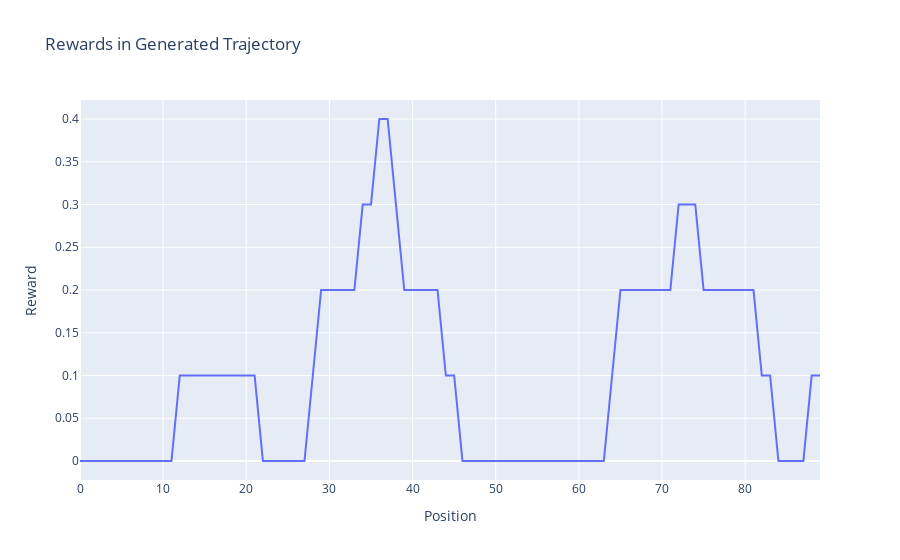

Here is the notebook cell this chart was saved with:
### Code cell
# Get rewards from the generated trajectory
rewards = generated_trajectory[:, 1::2].float()
# Moving average of rewards
moving_avg_rewards = [rewards.squeeze()[i-10:i].mean() for i in range(11, len(rewards.squeeze())+1)]
# Plotly line plot
fig = px.line(y=moving_avg_rewards, labels={'x': 'Position', 'y': 'Reward'}, title='Rewards in Generated Trajectory')
fig.show()

### Figure 1 — Plotly figure (JSON) as saved in the notebook; plotly's stock layout.template omitted (floating-point values rounded to 4 significant figures)
{"data": [{"hovertemplate": "Position=%{x}<br>Reward=%{y}<extra></extra>", "legendgroup": "", "line": {"color": "#636efa", "dash": "solid"}, "marker": {"symbol": "circle"}, "mode": "lines", "name": "", "orientation": "v", "showlegend": false, "type": "scatter", "x": [0, 1, 2, 3, 4, 5, 6, 7, 8, 9, 10, 11, 12, 13, 14, 15, 16, 17, 18, 19, 20, 21, 22, 23, 24, 25, 26, 27, 28, 29, 30, 31, 32, 33, 34, 35, 36, 37, 38, 39, 40, 41, 42, 43, 44, 45, 46, 47, 48, 49, 50, 51, 52, 53, 54, 55, 56, 57, 58, 59, 60, 61, 62, 63, 64, 65, 66, 67, 68, 69, 70, 71, 72, 73, 74, 75, 76, 77, 78, 79, 80, 81, 82, 83, 84, 85, 86, 87, 88, 89], "xaxis": "x", "y": [0, 0, 0, 0, 0, 0, 0, 0, 0, 0, 0, 0, 0.1, 0.1, 0.1, 0.1, 0.1, 0.1, 0.1, 0.1, 0.1, 0.1, 0, 0, 0, 0, 0, 0, 0.1, 0.2, 0.2, 0.2, 0.2, 0.2, 0.3, 0.3, 0.4, 0.4, 0.3, 0.2, 0.2, 0.2, 0.2, 0.2, 0.1, 0.1, 0, 0, 0, 0, 0, 0, 0, 0, 0, 0, 0, 0, 0, 0, 0, 0, 0, 0, 0.1, 0.2, 0.2, 0.2, 0.2, 0.2, 0.2, 0.2, 0.3, 0.3, 0.3, 0.2, 0.2, 0.2, 0.2, 0.2, 0.2, 0.2, 0.1, 0.1, 0, 0, 0, 0, 0.1, 0.1], "yaxis": "y"}], "layout": {"legend": {"tracegroupgap": 0}, "title": {"text": "Rewards in Generated Trajectory"}, "xaxis": {"anchor": "y", "domain": [0, 1], "title": {"text": "Position"}}, "yaxis": {"anchor": "x", "domain": [0, 1], "title": {"text": "Reward"}}}}
